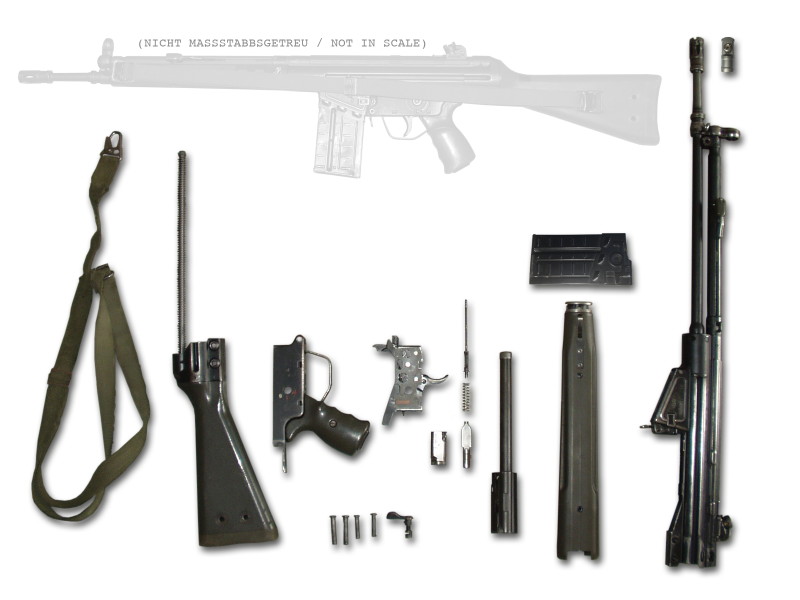
#> input picture src/assets/ak4-reference-parts.jpg, 1600 x 1200 px (shown at 1/2 size)
$ python build_ak4_images.py ../src/assets/ak4-reference-parts.jpg
#> lines starting #> are read from the running program, lines starting #| are printed output that depends on the picture; after the words box and inside, x2 and y2 are one past the last pixel; in counts of white or black regions, pixels touching at a corner belong together
### tools/sprite_kit.py
"""Helpers shared by the part-sprite pipelines: matting on a light background, rendering
small hidden parts, writing sprites with their world placement, shadows and glows.

The G36 pipeline (build_part_images.py) predates this module and keeps its own copy."""
from __future__ import annotations

import json
from pathlib import Path

import cv2
import numpy as np


def smoothstep(e0: float, e1: float, x: np.ndarray) -> np.ndarray:
    t = np.clip((x - e0) / (e1 - e0), 0, 1)
    return t * t * (3 - 2 * t)


class Sheet:
    """A source photo, the sprites cut from it and the manifest that places them in the world."""

    def __init__(self, source: Path, out: Path):
        self.src = cv2.imread(str(source), cv2.IMREAD_COLOR).astype(np.float32)
        self.H, self.W = self.src.shape[:2]
        self.out = out
        out.mkdir(parents=True, exist_ok=True)
        self.manifest: dict[str, dict] = {}

    # ----------------------------------------------------------------- masks
    def rect(self, x0: int, y0: int, x1: int, y1: int) -> np.ndarray:
        mask = np.zeros((self.H, self.W), np.uint8)
        mask[y0:y1, x0:x1] = 1
        return mask

    def poly(self, points: list[tuple[float, float]]) -> np.ndarray:
        mask = np.zeros((self.H, self.W), np.uint8)
        cv2.fillPoly(mask, [np.round(np.array(points)).astype(np.int32)], 1)
        return mask

    def grabcut(self, box: tuple[int, int, int, int], *, hint: np.ndarray | None = None, band: int = 3,
                dark: float = 120, light: float = 200, iterations: int = 6) -> np.ndarray:
        """Foreground inside `box` on a white background with soft drop shadows.

        Without a hint, dark pixels seed the foreground. With a hint polygon the result stays
        within `band` pixels of it (bright metal parts, whose colour is close to the shadows)."""
#> called with box = (1276, 66, 1490, 1145), band = 3, dark = 120, light = 200, iterations = 6
        x0, y0, x1, y1 = box
        roi = np.clip(self.src[y0:y1, x0:x1], 0, 255).astype(np.uint8)
        mn = self.src[y0:y1, x0:x1].min(axis=2)
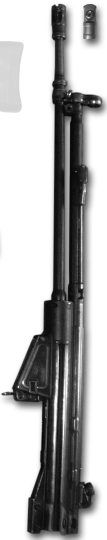
#> mn: shape (1079, 214) float32 (shown at 1/2 size); min 0, max 255, mean 180.9
        gc = np.full(mn.shape, cv2.GC_PR_BGD, np.uint8)
        if hint is None:
            gc[mn < light] = cv2.GC_PR_FGD
            gc[mn < dark] = cv2.GC_FGD
            gc[mn > 250] = cv2.GC_BGD
        else:
            h = hint[y0:y1, x0:x1].astype(np.uint8)
            kernel = np.ones((2 * band + 1, 2 * band + 1), np.uint8)
            gc[:] = cv2.GC_BGD
            gc[cv2.dilate(h, kernel) > 0] = cv2.GC_PR_BGD
            gc[h > 0] = cv2.GC_PR_FGD
            gc[cv2.erode(h, kernel) > 0] = cv2.GC_FGD
            gc[(mn > 251) & (gc != cv2.GC_FGD)] = cv2.GC_BGD
        gc[:2, :] = gc[-2:, :] = cv2.GC_BGD
        gc[:, :2] = gc[:, -2:] = cv2.GC_BGD
        bgd = np.zeros((1, 65), np.float64)
        fgd = np.zeros((1, 65), np.float64)
        cv2.grabCut(roi, gc, None, bgd, fgd, iterations, cv2.GC_INIT_WITH_MASK)
        fg = ((gc == cv2.GC_FGD) | (gc == cv2.GC_PR_FGD)).astype(np.uint8)
        out = np.zeros((self.H, self.W), np.uint8)
        out[y0:y1, x0:x1] = fg
        return out

    @staticmethod
    def largest(mask: np.ndarray) -> np.ndarray:
        count, labels, stats, _ = cv2.connectedComponentsWithStats(mask, connectivity=8)
        if count <= 2:
            return mask
        big = 1 + int(np.argmax(stats[1:, cv2.CC_STAT_AREA]))
        return (labels == big).astype(np.uint8)

    @staticmethod
    def fill_small_holes(mask: np.ndarray, area: int) -> np.ndarray:
#> called with area = 60
        padded = np.pad(mask, 2)
        flood = padded.copy()
        cv2.floodFill(flood, None, (0, 0), 1)
        holes = (flood == 0).astype(np.uint8)[2:-2, 2:-2]
        count, labels, stats, _ = cv2.connectedComponentsWithStats(holes, connectivity=4)
        out = mask.copy()
        for i in range(1, count):
            if stats[i, cv2.CC_STAT_AREA] < area:
                out[labels == i] = 1
        return out

    # ----------------------------------------------------------------- matting
    def matte(self, mask: np.ndarray, *, shrink: int = 1, soft: float = 0.65) -> np.ndarray:
        """RGBA cut-out with a clean, slightly soft edge.

        The outermost pixel ring is dropped (white fringe on one side, drop shadow on the
        other) and every edge pixel takes the colour of the solid part next to it."""
        m = mask.astype(np.uint8)
        if shrink:
            m = cv2.erode(m, np.ones((2 * shrink + 1, 2 * shrink + 1), np.uint8))
        alpha = cv2.GaussianBlur(m.astype(np.float32), (0, 0), soft)
        alpha = np.clip((alpha - 0.08) / 0.84, 0, 1) * (cv2.dilate(m, np.ones((3, 3), np.uint8)) > 0)
        solid = cv2.erode(m, np.ones((3, 3), np.uint8))
        edge = ((alpha > 0) & (solid == 0)).astype(np.uint8)
        bgr = np.clip(self.src, 0, 255).astype(np.uint8)
        filled = cv2.inpaint(bgr, cv2.dilate(edge, np.ones((3, 3), np.uint8)) & (1 - solid), 2, cv2.INPAINT_TELEA)
        rgb = np.where(solid[..., None] > 0, self.src, filled.astype(np.float32))
        return np.dstack([rgb, alpha * 255.0]).astype(np.float32)

    # ----------------------------------------------------------------- output
    def save(self, name: str, rgba: np.ndarray, world_x: float, world_y: float, *, scale: int = 1, **extra) -> dict:
        """Crop to content, write the PNG and record where its top-left corner sits in the world.

        `scale` is image pixels per world unit (renders are stored sharper than the photo)."""
        alpha = rgba[..., 3]
        ys, xs = np.nonzero(alpha > 2)
        x0, x1, y0, y1 = xs.min(), xs.max() + 1, ys.min(), ys.max() + 1
        crop = np.clip(rgba[y0:y1, x0:x1], 0, 255).astype(np.uint8)
        # Fully transparent pixels compress better as black.
        crop[crop[..., 3] == 0] = 0
        cv2.imwrite(str(self.out / f'{name}.png'), crop)
        entry = {'file': f'{name}.png', 'x': round(float(world_x + x0 / scale), 2), 'y': round(float(world_y + y0 / scale), 2),
                 'w': round(crop.shape[1] / scale, 2), 'h': round(crop.shape[0] / scale, 2)}
        if scale != 1:
            entry['scale'] = scale
        entry.update(extra)
        self.manifest[name] = entry
        return entry

    def effects(self, skip: tuple[str, ...] = (), pad: int = 10) -> None:
        """Soft shadow and highlight halo for every sprite, so the browser never has to blur."""
        for name, entry in self.manifest.items():
            if name in skip:
                continue
            sprite = cv2.imread(str(self.out / entry['file']), cv2.IMREAD_UNCHANGED)
            alpha = sprite[..., 3].astype(np.float32) / 255.0
            if entry.get('scale', 1) != 1:
                alpha = cv2.resize(alpha, (int(round(entry['w'])), int(round(entry['h']))), interpolation=cv2.INTER_AREA)
            alpha = np.pad(alpha, pad)
            shadow = cv2.GaussianBlur(alpha, (0, 0), 3.2) * 0.62
            shadow_rgba = np.dstack([np.full_like(shadow, 12), np.full_like(shadow, 14), np.full_like(shadow, 10), shadow * 255])
            cv2.imwrite(str(self.out / f'{name}-shadow.png'), np.clip(shadow_rgba, 0, 255).astype(np.uint8))
            glow = cv2.GaussianBlur(cv2.dilate(alpha, np.ones((5, 5), np.uint8)), (0, 0), 3.0)
            glow = np.clip(glow * 1.6, 0, 1) * (1 - alpha * 0.85)
            glow_rgba = np.dstack([np.full_like(glow, 110), np.full_like(glow, 232), np.full_like(glow, 206), glow * 255])   # BGR lime
            cv2.imwrite(str(self.out / f'{name}-glow.png'), np.clip(glow_rgba, 0, 255).astype(np.uint8))
            entry['pad'] = pad

    def mat_texture(self, seed: int = 11) -> None:
        """Seamless rubber cleaning-mat texture for the work surface behind the parts."""
        rng = np.random.default_rng(seed)
        tile = 256
        noise = np.zeros((tile, tile), np.float32)
        for scale, amp in ((64, 7.0), (16, 5.0), (4, 3.5), (1, 2.5)):
            n = rng.normal(0, 1, (tile // scale + 1, tile // scale + 1)).astype(np.float32)
            n[-1, :], n[:, -1] = n[0, :], n[:, 0]
            noise += amp * cv2.resize(n, (tile + scale, tile + scale), interpolation=cv2.INTER_CUBIC)[:tile, :tile]
        mat = np.dstack([np.full((tile, tile), c, np.float32) + noise for c in (34, 44, 36)])   # BGR, dark olive
        cv2.imwrite(str(self.out / 'mat-texture.png'), np.clip(mat, 0, 255).astype(np.uint8))

    def write_manifest(self, path: Path, **extra) -> None:
        path.write_text(json.dumps({**extra, 'sprites': self.manifest}, indent=2), encoding='utf-8')


# --------------------------------------------------------------------------- orientation
def orient(img: np.ndarray, how: str) -> np.ndarray:
    """`ccw`/`cw` rotate by 90 degrees; `t` transposes (rotation plus mirror); `fx` mirrors."""
    if how == 'ccw':
        return cv2.rotate(img, cv2.ROTATE_90_COUNTERCLOCKWISE)
    if how == 'cw':
        return cv2.rotate(img, cv2.ROTATE_90_CLOCKWISE)
    if how == 't':
        return cv2.transpose(img)
    if how == 'fx':
        return img[:, ::-1].copy()
    return img


def orient_point(x: float, y: float, w: int, h: int, how: str) -> tuple[float, float]:
    """Where pixel (x, y) of a w x h image lands after `orient`."""
    if how == 'ccw':
        return y, w - 1 - x
    if how == 'cw':
        return h - 1 - y, x
    if how == 't':
        return y, x
    if how == 'fx':
        return w - 1 - x, y
    return x, y


class Placement:
    """Crop of the sheet -> oriented, scaled image placed in world units.

    The anchor is a point of the source photo and the world position it must land on."""

    def __init__(self, box: tuple[int, int, int, int], how: str, scale: float | tuple[float, float],
                 anchor_src: tuple[float, float], anchor_world: tuple[float, float]):
        self.box, self.how = box, how
        self.sx, self.sy = scale if isinstance(scale, tuple) else (scale, scale)
        x0, y0, x1, y1 = box
        self.w, self.h = x1 - x0, y1 - y0
        ax, ay = orient_point(anchor_src[0] - x0, anchor_src[1] - y0, self.w, self.h, how)
        self.tx = anchor_world[0] - ax * self.sx
        self.ty = anchor_world[1] - ay * self.sy

    def world(self, x: float, y: float) -> tuple[float, float]:
        """World position of a source-photo point."""
        x0, y0 = self.box[:2]
        ox, oy = orient_point(x - x0, y - y0, self.w, self.h, self.how)
        return self.tx + ox * self.sx, self.ty + oy * self.sy

    def image(self, rgba: np.ndarray) -> np.ndarray:
        x0, y0, x1, y1 = self.box
        crop = orient(rgba[y0:y1, x0:x1], self.how)
        size = (max(1, int(round(crop.shape[1] * self.sx))), max(1, int(round(crop.shape[0] * self.sy))))
        interp = cv2.INTER_AREA if self.sx * self.sy < 1 else cv2.INTER_CUBIC
        # Resize premultiplied so the transparent surroundings do not bleed into the edge.
        a = crop[..., 3:4] / 255.0
        pre = cv2.resize(np.dstack([crop[..., :3] * a, a * 255.0]).astype(np.float32), size, interpolation=interp)
        alpha = np.clip(pre[..., 3], 0, 255)
        rgb = pre[..., :3] / np.maximum(alpha[..., None] / 255.0, 1e-4)
        return np.dstack([np.clip(rgb, 0, 255), alpha]).astype(np.float32)


# --------------------------------------------------------------------------- rendering
def shade_cylinder(v: np.ndarray, base: tuple[float, float, float], gloss: float) -> np.ndarray:
    """Colour of a horizontal cylinder at normalised height v (-1 top, +1 bottom)."""
    nz = np.sqrt(np.clip(1 - v * v, 0, 1))
    ny = v
    light = np.array([-0.35, -0.72, 0.6])
    light = light / np.linalg.norm(light)
    lambert = np.clip(-ny * light[1] + nz * light[2], 0, 1)
    half = light + np.array([0, 0, 1.0])
    half = half / np.linalg.norm(half)
    spec = np.clip(-ny * half[1] + nz * half[2], 0, 1) ** 36
    env = 0.55 + 0.45 * smoothstep(0.2, -0.8, v)
    rim = smoothstep(0.6, 1.0, np.abs(v)) * 0.3
    colour = np.array(base)[None, None, :]
    shade = (0.52 + 0.62 * lambert * env)[..., None] * colour
    shade = shade + (gloss * 150 * spec)[..., None] + (gloss * 34 * env)[..., None]
    return shade * (1 - rim[..., None])


def render_disc(radius: float, base: tuple[float, float, float], ss: int = 8, scale: int = 4) -> np.ndarray:
    """Pin head seen end-on, lit from the top left like the photo; stored `scale` px per unit."""
    size = radius * 2 + 4
    n = int(np.ceil(size * ss))
    ys, xs = np.mgrid[0:n, 0:n].astype(np.float32)
    X = (xs + 0.5) / ss - size / 2
    Y = (ys + 0.5) / ss - size / 2
    d = np.hypot(X, Y)
    cover = 1 - smoothstep(radius - 0.5, radius, d)
    v = np.clip(Y / radius, -1, 1)
    colour = shade_cylinder(v * 0.55, base, 0.4)
    colour = colour * (1 - 0.3 * smoothstep(radius * 0.45, radius * 0.95, d))[..., None]
    ring = np.exp(-((d - radius * 0.62) / 0.35) ** 2) * 0.25
    colour = colour * (1 - ring[..., None])
    out = np.dstack([colour, cover * 255])
    target = int(round(size * scale))
    rgb = cv2.resize(out[..., :3] * out[..., 3:4] / 255, (target, target), interpolation=cv2.INTER_AREA)
    a = cv2.resize(out[..., 3], (target, target), interpolation=cv2.INTER_AREA)
    rgb = rgb / np.maximum(a[..., None] / 255, 1e-4)
    return np.dstack([np.clip(rgb, 0, 255), a]).astype(np.float32)

### tools/build_ak4_images.py
"""Build the photographic part sprites used by the AK-4 learning scene.

Source photo: src/assets/ak4-reference-parts.jpg — "G3A3 disassembled mod.jpg" by lago4096
(retouched by Auge=mit), Wikimedia Commons, CC BY-SA 4.0. The AK-4 is the Swedish licence
build of the HK G3; the parts are the same. The sprites are derived works under the same licence.

The photo is a collage ("nicht maßstabsgetreu"): every part was photographed at its own
scale and some from the other side. Each part is therefore rotated, mirrored where needed and
scaled so that it matches the faded picture of the assembled rifle at the top of the photo,
which defines the world: 1 unit = 1 pixel of that picture (about 0.8 mm), left side view,
muzzle to the left. Parts hidden in the assembled rifle (bolt group, trigger mechanism) are
scaled to fit the parts that hold them.

Outputs
  src/weapons/ak4/assets/<name>.png   RGBA sprites (+ -shadow / -glow variants)
  src/weapons/ak4/parts.json          placement of every sprite in the assembled rifle

Run:  python tools/build_ak4_images.py [--debug DIR]
Needs numpy and opencv-python.
"""
from __future__ import annotations

import sys
from pathlib import Path

import cv2
import numpy as np

sys.path.insert(0, str(Path(__file__).resolve().parent))
from sprite_kit import Placement, Sheet, orient, render_disc, smoothstep  # noqa: E402

ROOT = Path(__file__).resolve().parents[1]
sheet = Sheet(ROOT / 'src' / 'assets' / 'ak4-reference-parts.jpg', ROOT / 'src' / 'weapons' / 'ak4' / 'assets')
MANIFEST = ROOT / 'src' / 'weapons' / 'ak4' / 'parts.json'
DEBUG = Path(sys.argv[sys.argv.index('--debug') + 1]) if '--debug' in sys.argv else None

BORE_Y = 154.5        # barrel axis
TUBE_Y = 126.5        # cocking tube axis (bolt carrier tube, recoil spring)
STEEL = (132, 126, 134)   # BGR, the grey of the pins in the photo

world: dict[str, tuple[np.ndarray, float, float]] = {}   # name -> (rgba, x, y) in world units


def place(name: str, mask: np.ndarray, placement: Placement, *, shrink: int = 1) -> tuple[np.ndarray, float, float]:
    rgba = placement.image(sheet.matte(mask, shrink=shrink))
    world[name] = (rgba, placement.tx, placement.ty)
    return world[name]


# --------------------------------------------------------------------------- masks
# Dark parts separate cleanly from the white background and their drop shadows.
receiver_mask = sheet.largest(sheet.grabcut((1276, 66, 1490, 1145)) & (1 - sheet.rect(1428, 60, 1492, 165)))
stock_mask = sheet.largest(sheet.grabcut((335, 295, 565, 1100)) & (1 - sheet.rect(538, 640, 570, 1100)))
grip_mask = sheet.fill_small_holes(sheet.largest(sheet.grabcut((538, 662, 748, 950))), 60)
handguard_mask = sheet.fill_small_holes(sheet.largest(sheet.grabcut((1105, 595, 1210, 1125))), 200)
magazine_mask = sheet.fill_small_holes(sheet.largest(sheet.grabcut((1052, 512, 1272, 578))), 200)
#> in grabcut (call 5), `roi = np.clip(self.src[y0:y1, x0:x1], 0, 255).astype(np.uint8)`:
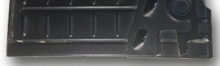
#> roi: shape (66, 220, 3); mean B, G, R 82, 81.3, 80.8
carrier_mask = sheet.fill_small_holes(sheet.largest(sheet.grabcut((970, 695, 1045, 1075))), 200)
#> in grabcut (call 6), `roi = np.clip(self.src[y0:y1, x0:x1], 0, 255).astype(np.uint8)`:
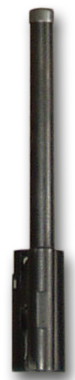
#> roi: shape (380, 75, 3); mean B, G, R 155, 157.3, 158.4

# Bright steel parts: traced outline, refined within a few pixels.
TRIGGER = [(744, 690), (760, 689), (769, 682), (776, 684), (781, 689), (783, 673), (797, 672), (799, 690),
           (842, 691), (843, 749), (858, 752), (872, 757), (885, 752), (893, 749), (890, 756), (878, 764),
           (862, 767), (850, 770), (846, 784), (843, 822), (809, 824), (808, 836), (802, 836), (801, 825),
           (790, 826), (786, 851), (765, 852), (767, 836), (776, 805), (787, 779), (792, 756), (794, 738),
           (791, 718), (784, 706), (770, 703), (756, 702), (745, 697)]
BOLT_HEAD = [(861, 864), (895, 864), (896, 933), (861, 933)]
LOCKING = [(927, 843), (937, 843), (939, 850), (944, 858), (944, 892), (940, 898), (939, 938), (936, 942),
           (929, 942), (927, 938), (927, 898), (922, 892), (921, 858), (925, 850)]
FIRING_PIN = [(928.5, 599), (931.5, 599), (932, 705), (935, 706), (935, 746), (934, 752), (926, 752), (925, 746),
              (924, 706), (928, 705)]
SPRING = [(920, 765), (939, 765), (939, 827), (920, 827)]
SELECTOR = [(772, 1036), (776, 1027), (785, 1023), (795, 1024), (802, 1030), (815, 1033), (824, 1034), (826, 1040),
            (822, 1045), (806, 1045), (800, 1043), (790, 1043), (776, 1042)]
PINS = {   # heads at the top of the photo
    'pin-long-a': [(658, 1031), (676, 1031), (676, 1037), (673, 1038), (673, 1088), (662, 1088), (662, 1038), (658, 1037)],
    'pin-long-b': [(684, 1031), (701, 1031), (701, 1037), (699, 1038), (699, 1088), (687, 1088), (687, 1038), (684, 1037)],
    'pin-short-a': [(708, 1031), (723, 1031), (723, 1036), (720, 1037), (720, 1077), (711, 1077), (711, 1037), (708, 1036)],
    'pin-short-b': [(741, 1027), (756, 1027), (756, 1033), (754, 1034), (754, 1074), (745, 1074), (745, 1034), (741, 1033)],
}


def traced(points, box, band=2):
    return sheet.fill_small_holes(sheet.largest(sheet.grabcut(box, hint=sheet.poly(points), band=band)), 80)
#> in poly, `cv2.fillPoly(mask, [np.round(np.array(points)).astype(np.int32)], 1)`:
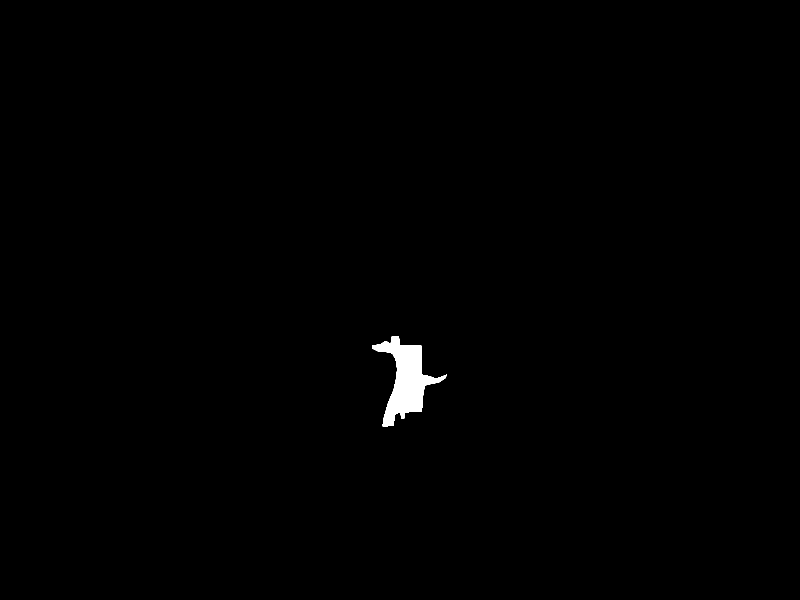
#> mask: shape (1200, 1600) (shown at 1/2 size); values 0 (black) and 1 (white), 0.53% white; 1 white region, box (x1, y1, x2, y2) and area: (744, 672, 894, 853) 10205
#> in grabcut (call 7), `roi = np.clip(self.src[y0:y1, x0:x1], 0, 255).astype(np.uint8)`:
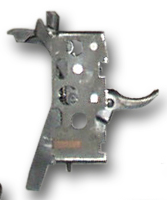
#> roi: shape (200, 167, 3); mean B, G, R 203.9, 205.2, 205.1


trigger_mask = traced(TRIGGER, (738, 660, 905, 860), 3)
bolt_head_mask = traced(BOLT_HEAD, (852, 855, 905, 940))
locking_mask = traced(LOCKING, (912, 832, 955, 948))
firing_pin_mask = traced(FIRING_PIN, (916, 594, 946, 758), 1)
#> in grabcut (call 10), `roi = np.clip(self.src[y0:y1, x0:x1], 0, 255).astype(np.uint8)`:
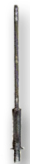
#> roi: shape (164, 30, 3); mean B, G, R 205.9, 206.8, 207.5
spring_mask = traced(SPRING, (914, 758, 946, 832))
#> in grabcut (call 11), `mn = self.src[y0:y1, x0:x1].min(axis=2)`:
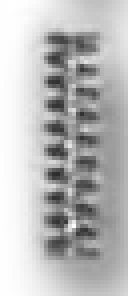
#> mn: shape (74, 32) float32 (shown 4 times larger); min 44, max 255, mean 186.6
selector_mask = traced(SELECTOR, (764, 1014, 832, 1050))
#> (the rest of the program and of its run is left out)
